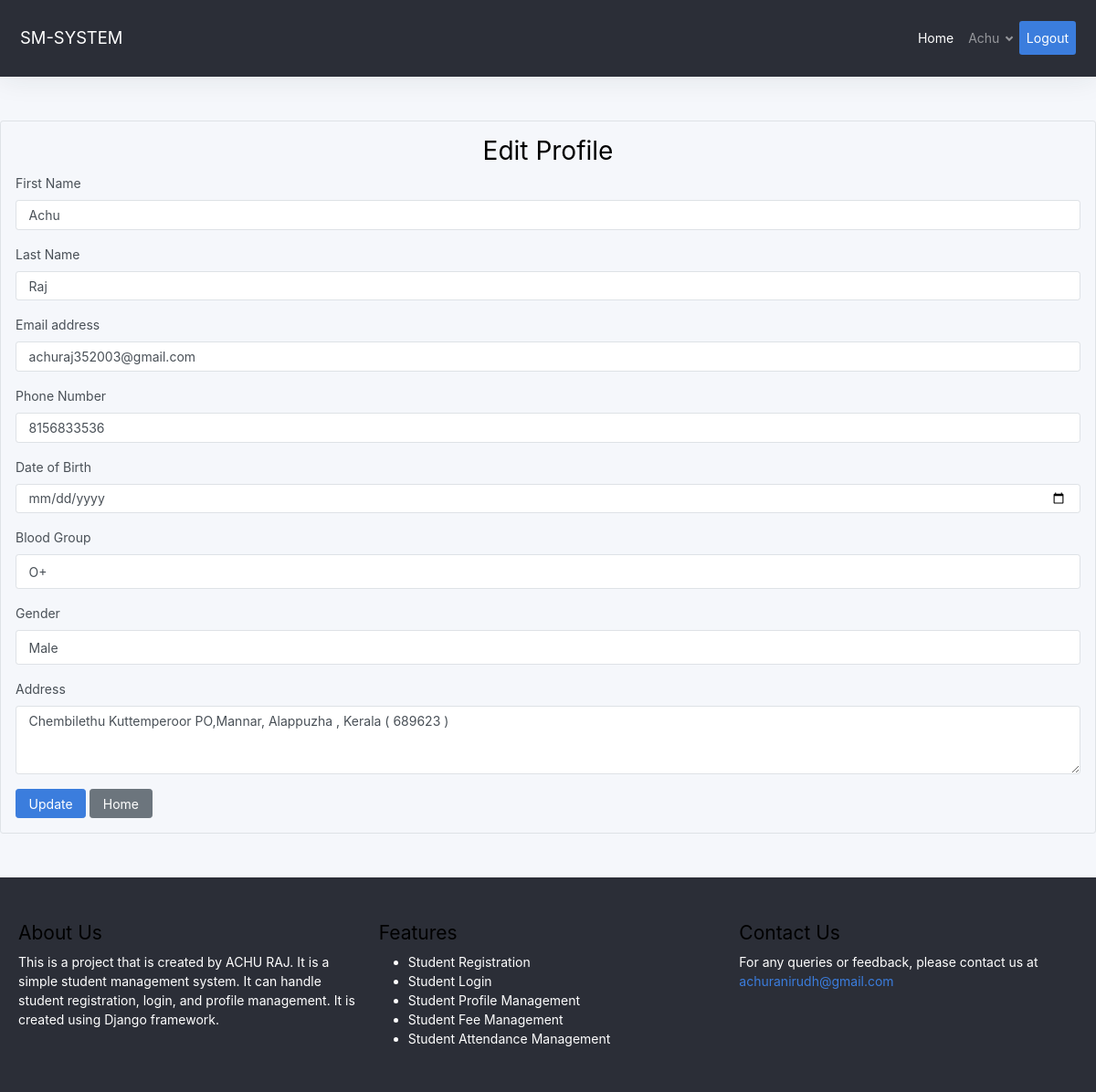
Screenshot of /edit_profile/1/ (signed in) with the database file from the repository.
### home/models.py (models this page shows, shortened)
class Student(models.Model):
    first_name = models.CharField(max_length=50)
    last_name  = models.CharField(max_length=50)
    user = models.OneToOneField(User, on_delete=models.CASCADE,null=True,blank=True)
    registration_number = models.CharField(max_length=20, unique=True, null=True, blank=True)
    date_of_birth = models.DateField(null=True, blank=True)
    email = models.EmailField(null=True, blank=True)
    phone = models.BigIntegerField(null=True, blank=True)
    address = models.TextField(null=True, blank=True)
    BLOOD_GROUP_CHOICES = [
        ('A+', 'A+'),
        ('A-', 'A-'),
        ('B+', 'B+'),
        ('B-', 'B-'),
        ('AB+', 'AB+'),
        ('AB-', 'AB-'),
        ('O+', 'O+'),
        ('O-', 'O-'),
    ]
    blood_group = models.CharField(max_length=3, choices=BLOOD_GROUP_CHOICES, null=True, blank=True)
    GENDER_CHOICES = [
        ('Male', 'Male'),
        ('Female', 'Female'),
        ('Other', 'Other'),
    ]
    gender = models.CharField(max_length=6, choices=GENDER_CHOICES, null=True, blank=True)
    department = models.ForeignKey('Department', on_delete=models.SET_NULL, null=True, blank=True)
    bach = models.ForeignKey('Batch', on_delete=models.SET_NULL, null=True, blank=True)
    FEES_CHOICE = [
        ('Unpaid','Unpaid'),
        ('pending','Pending'),
        ('paid','paid'),
    ]
    fees = models.CharField(max_length=10, choices=FEES_CHOICE, null=True, blank=True)
    ATTENTANCE_CHOICE = [
        ('Present','Present'),
        ('Absent','Absent'),
    ]
    attendence = models.CharField(max_length=10, choices=ATTENTANCE_CHOICE, null=True, blank=True)

### home/views.py (the view)
# urls.py: path('edit_profile/<int:id>/', edit_profile, name='edit_profile'),
def edit_profile(request,id):
    try:
        student = request.user.student  # Get the student object for the logged-in user
    except Student.DoesNotExist:
        student = None
    if request.method == 'POST':
        form = StudentProfileUpdate(request.POST, instance=student)
        if form.is_valid():
            form.save()
            messages.success(request, 'Profile updated successfully')
            return redirect('index')  # Redirect to the profile page after saving
    else:
        form = StudentProfileUpdate(instance=student)
    return render(request, 'edit_profile.html', {'form': form, 'student': student})

### home/models.py
class StudentProfileUpdate(forms.ModelForm):
    class Meta:
        model = Student
        fields = [
            'first_name', 'last_name',  'email',
            'phone', 'address', 'blood_group', 'gender','date_of_birth'
        ]
        widgets = {
            'date_of_birth': forms.DateInput(attrs={'type': 'date'}),
            'address': forms.Textarea(attrs={'rows': 3}),
        }

### templates/edit_profile.html (shortened to what this page needs)
{% extends "base.html" %}
{% block content %}
<div class="container-sm p-3 border rounded mt-3">
    <h1 class="text-center">Edit Profile</h1>
    <form method="POST" action="{% url 'edit_profile' student.id %}">
        <div class="form-group">
            <label for="first_name">First Name</label>
            <input type="text" class="form-control" name="first_name" id="first_name" value="{{ form.first_name.value|default:student.first_name }}">
        </div>
        <div class="form-group">
            <label for="last_name">Last Name</label>
            <input type="text" class="form-control" name="last_name" id="last_name" value="{{ form.last_name.value|default:student.last_name }}">
        </div>
        <div class="form-group">
            <label for="email">Email address</label>
            <input type="email" class="form-control" name="email" id="email" value="{{ form.email.value|default:student.email }}">
        </div>
        <div class="form-group">
            <label for="phone">Phone Number</label>
            <input type="text" class="form-control" name="phone" id="phone" value="{{ form.phone.value|default:student.phone }}">
        </div>
        <div class="form-group">
            <label for="date_of_birth">Date of Birth</label>
            <input type="date" class="form-control" name="date_of_birth" id="date_of_birth" value="{{ form.date_of_birth.value|default:student.date_of_birth|date:'d-y-m' }}">
        </div>
        <div class="form-group">
            <label for="blood_group">Blood Group</label>
            <select class="form-control" name="blood_group" id="blood_group">
                <option value="O+" {% if form.blood_group.value == "O+" %}selected{% elif student.blood_group == "O+" %}selected{% endif %}>O+</option>
            </select>
        </div>
        <div class="form-group">
            <label for="gender">Gender</label>
            <select class="form-control" name="gender" id="gender">
                <option value="Male" {% if form.gender.value == "Male" %}selected{% elif student.gender == "Male" %}selected{% endif %}>Male</option>
            </select>
        </div>
        <div class="form-group">
            <label for="address">Address</label>
            <textarea class="form-control" name="address" id="address" rows="3">{{ form.address.value|default:student.address }}</textarea>
        </div>
        <button type="submit" class="btn btn-primary">Update</button>
        <a href="{% url 'index' %}" class="btn btn-secondary">Home</a>
    </form>
</div>
{% endblock %}

### templates/nav.html (shortened to what this page needs)
<nav class="navbar navbar-expand-lg navbar-dark" style="background-color: #2b2e37;">
    <a class="navbar-brand" href="#">SM-SYSTEM</a>
    <div class="collapse navbar-collapse" id="navbarNav" >
        <ul class="navbar-nav ml-auto">
            <li class="nav-item active">
                <a class="nav-link" href="{% url "index" %}">Home <span class="sr-only">(current)</span></a>
            </li>
            <li class="nav-item">
                {% if user.is_authenticated %}
                {% if user.is_staff %}
                <li class="nav-item dropdown">
                    <a class="nav-link dropdown-toggle" href="{% url 'admin:index' %}" role="button" data-toggle="dropdown" aria-expanded="false">
                        {{ user.username }}
                    </a>
                    <div class="dropdown-menu" aria-labelledby="navbarDropdown">
                        <a class="dropdown-item" href="{% url 'admin:index' %}">Admin Panel</a>
                    </div>
                </li>
                {% else %}
                <li class="nav-item">
                    <li class="nav-item dropdown">
                        <a class="nav-link dropdown-toggle" href="#" id="navbarDropdown" role="button" data-toggle="dropdown" aria-haspopup="true" aria-expanded="false">
                                    {{ user.username }}
                                </a>
                            </li>
                            {% endif %}
                            {% endif %}
                        </li>
                        <li class="nav-item  rounded bg-primary text-white">
                            {% if user.is_authenticated %}
                            <a class="nav-link active p-2" href="{% url 'logout' %}?next={{ request.path }}" onclick="event.preventDefault(); document.getElementById('logout-form').submit();">Logout</a>
                            {% else %}
                    <a class="nav-link active p-2" href="{% url 'login' %}">Login</a>
                    {% endif %}
                </li>
            </li>
        </ul>
    </div>
</nav>

### rows the page displays
Student: first_name "Achu", last_name "Raj", email "achuraj352003@gmail.com", phone "8156833536", blood_group "O+", gender "Male", address "Chembilethu Kuttemperoor PO,Mannar, Alappuzha , Kerala ( 689623 )"

### other values shown
{{ user.username }} "Achu"
